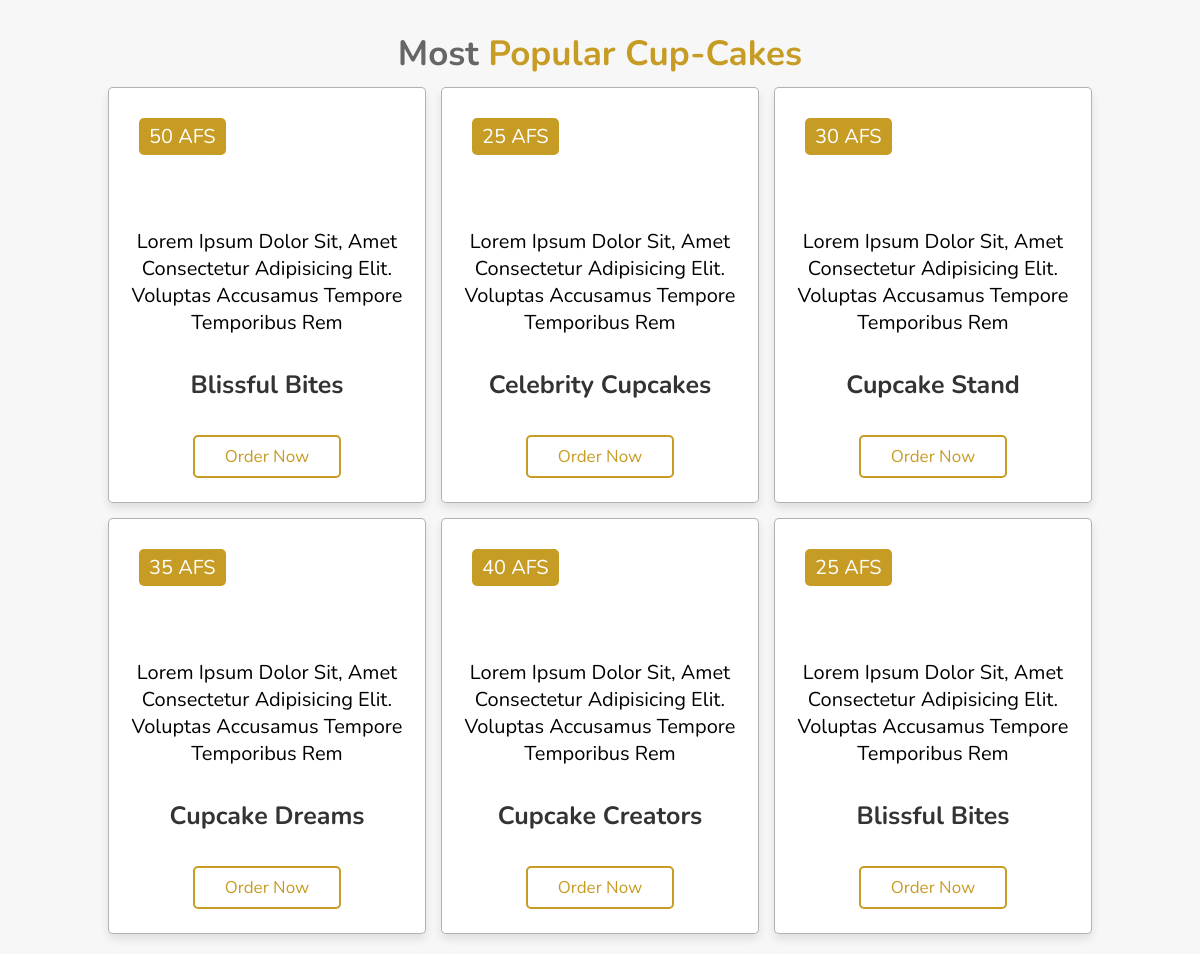
The app's page /backend/files/relatedPages/cupcakes.php with its own data.
### tables this page shows
CREATE TABLE `cupcake` (
  `id` int(10) NOT NULL,
  `cupcake` varchar(30) NOT NULL,
  `discription` varchar(100) DEFAULT NULL,
  `price` int(10) NOT NULL
);

### backend/files/relatedPages/cupcakes.php (the view, shortened to what this page needs)
<?php
    require('../connection.php');
    try{
        if($result == ""){
            $stmt = $pdo->prepare("SELECT * FROM `cupcake`");
            $stmt->execute();
            $cup_cakes = $stmt->fetchAll(PDO::FETCH_ASSOC);
          }
    }catch  (Exception $ex){ $result = $ex->getMessage(); }
?>
<!DOCTYPE html>
<html lang="en">
<head>
    <link rel="stylesheet" href="../../../style.css">
</head>
<body>
<section class="popular" id="popular">
    <h1 class="heading"> most <span>popular Cup-Cakes</span> </h1>
    <div class="box-container">
        <?php
            foreach ($cup_cakes as $cup_cake): ?>
                <div class="box">
                        <span class="price"> <?php echo "$cup_cake[price] AFS" ?> </span>
                        <div class="text">
                            <p style="
                                height:25rem;
                                object-fit: cover;
                                width:100%;
                                border-radius: .5rem;
                                padding-top: 15vh;
                                font-size:20px;"
                            ><?php echo "$cup_cake[discription]" ?></p>
                        </div>
                        <h3><?php echo "$cup_cake[cupcake]" ?></h3>
                        <div class="stars">
                            <i class="fas fa-star"></i>
                            <i class="fas fa-star"></i>
                            <i class="fas fa-star"></i>
                            <i class="fas fa-star"></i>
                            <i class="far fa-star"></i>
                        </div>
                        <a href="../../order.html" class="btn">order now</a>
                </div> <?php endforeach; ?>
    </div>
</section>
</body>
</html>

### style.css (style rules this page uses)
:root { --red:#c79c25; }
* { font-family: 'Nunito', sans-serif; margin:0; padding:0; box-sizing: border-box; outline: none; border:none; text-decoration: none; text-transform: capitalize; transition:all .2s linear; }
html { font-size: 62.5%; overflow-x: hidden; scroll-behavior: smooth; scroll-padding-top: 6rem; }
body { background:#f7f7f7; }
section { padding:2rem 9%; }
.heading { text-align: center; font-size: 3.5rem; padding:1rem; color:#666; }
.heading span { color: var(--red) }
.btn { display: inline-block; padding:.8rem 3rem; border:.2rem solid var(--red); color:var(--red); cursor: pointer; font-size: 1.7rem; border-radius: .5rem; position: relative; overflow: hidden; z-index: 0; margin-top: 1rem; }
.btn::before { content: ''; position: absolute; top:0; right: 0; width:0%; height:100%; background:var(--red); transition: .3s linear; z-index: -1; }
.popular .box-container { display: flex; flex-wrap: wrap; gap:1.5rem; }
.popular .box-container .box { padding:2rem; background:#fff; box-shadow: 0 .5rem 1rem rgba(0,0,0,.1); border:.1rem solid rgba(0,0,0,.3); border-radius: .5rem; text-align: center; flex:1 1 30rem; position: relative; }
.popular .box-container .box .price { position: absolute; top:3rem; left:3rem; background:var(--red); color:#fff; font-size: 2rem; padding:.5rem 1rem; border-radius: .5rem; }
.popular .box-container .box h3 { color:#333; font-size: 2.5rem; padding-top: 1rem; }
.popular .box-container .box .stars i { color:gold; font-size: 1.7rem; padding:1rem .1rem; }

### records on screen
cupcake: price "50", discription "Lorem Ipsum Dolor Sit, Amet Consectetur Adipisicing Elit. Voluptas Accusamus Tempore Temporibus Rem", cupcake "Blissful Bites"
cupcake: price "25", discription "Lorem Ipsum Dolor Sit, Amet Consectetur Adipisicing Elit. Voluptas Accusamus Tempore Temporibus Rem", cupcake "Celebrity Cupcakes"
cupcake: price "30", discription "Lorem Ipsum Dolor Sit, Amet Consectetur Adipisicing Elit. Voluptas Accusamus Tempore Temporibus Rem", cupcake "Cupcake Stand"
cupcake: price "35", discription "Lorem Ipsum Dolor Sit, Amet Consectetur Adipisicing Elit. Voluptas Accusamus Tempore Temporibus Rem", cupcake "Cupcake Dreams"
cupcake: price "40", discription "Lorem Ipsum Dolor Sit, Amet Consectetur Adipisicing Elit. Voluptas Accusamus Tempore Temporibus Rem", cupcake "Cupcake Creators"
cupcake: price "25", discription "Lorem Ipsum Dolor Sit, Amet Consectetur Adipisicing Elit. Voluptas Accusamus Tempore Temporibus Rem", cupcake "Blissful Bites"
